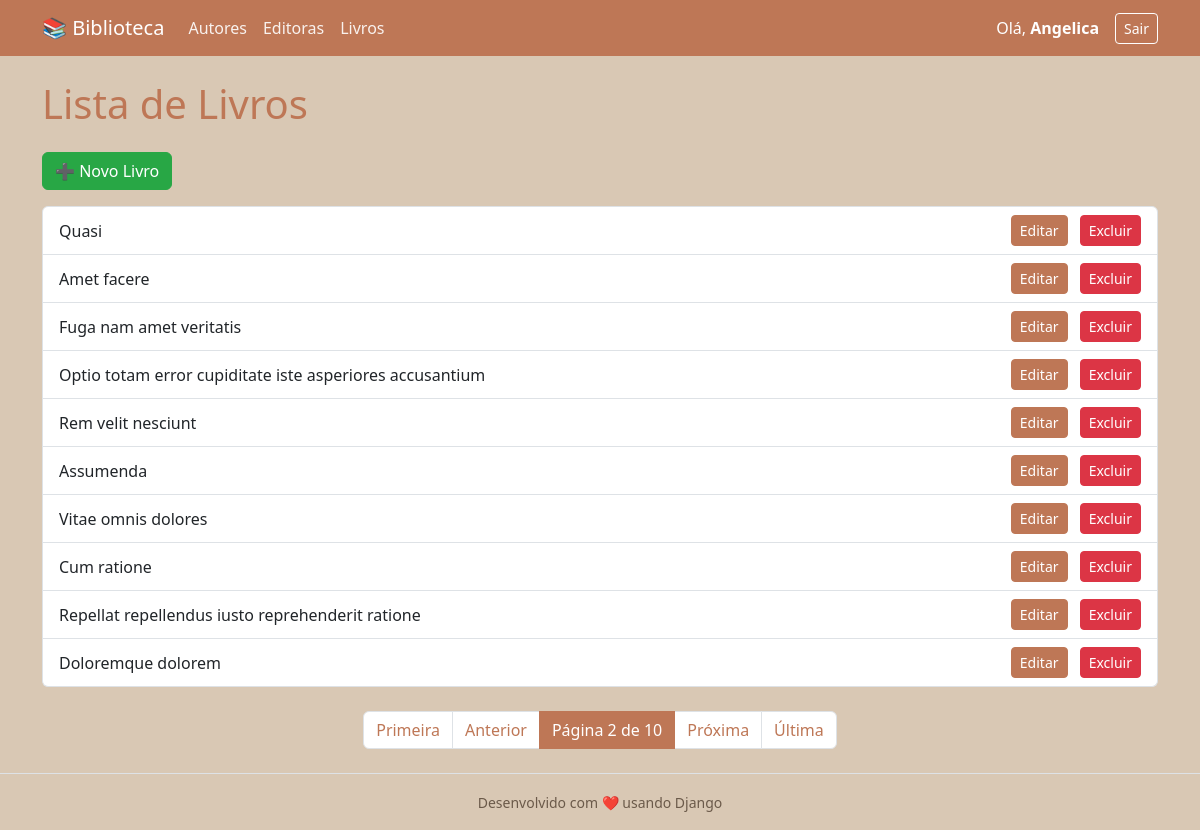
Screenshot of /biblioteca/livro/?page=2 (signed in) with the database file from the repository.
### biblioteca/models.py (models this page shows)
class Livro(models.Model):
    titulo = models.CharField(max_length=200)
    isbn = models.CharField(max_length=13, unique=True)
    publicacao_date = models.DateField()
    preco_decimal = models.DecimalField(max_digits=6, decimal_places=2)
    estoque = models.IntegerField()
    editora = models.ForeignKey(
        Publica,
        on_delete=models.CASCADE,
        related_name='livros'
    )
    autores = models.ManyToManyField(
        Autor,
        related_name='livros'
    )
    class Meta:
        db_table = 'Livro'
        verbose_name = 'Livro'
        verbose_name_plural = 'Livros'
    def __str__(self):
        return self.titulo

### biblioteca/views.py (the view)
# urls.py: path('<str:entidade>/', views.listar_objetos, name='listar'),
@login_required
def listar_objetos(request, entidade):
    modelo, _ = MAPEAMENTO.get(entidade, (None, None))
    if not modelo:
        return render(request, 'biblioteca/erro.html', {'mensagem': f'Entidade "{entidade}" inválida.'})
    objetos = modelo.objects.all()
    paginator = Paginator(objetos, 10)
    page_number = request.GET.get('page')
    page_obj = paginator.get_page(page_number)
    return render(request, 'biblioteca/lista.html', {'objetos': page_obj, 'entidade': entidade, 'page_obj': page_obj})

### biblioteca/templates/biblioteca/lista.html (shortened to what this page needs)
{% extends 'biblioteca/base.html' %}
{% block content %}
<h1 class="mb-4">Lista de {{ entidade|capfirst }}s</h1>
{% if entidade == 'livro' %}
    {% if perms.biblioteca.add_livro %}
        <a href="{% url 'criar' entidade %}" class="btn btn-success mb-3">➕ Novo {{ entidade|capfirst }}</a>
    {% endif %}
{% else %}
    <a href="{% url 'criar' entidade %}" class="btn btn-success mb-3">➕ Novo {{ entidade|capfirst }}</a>
{% endif %}
{% if objetos %}
    <ul class="list-group">
        {% for obj in objetos %}
            <li class="list-group-item d-flex justify-content-between align-items-center">
                <span>{{ obj }}</span>
                <div>
                    {% if entidade == 'livro' %}
                        {% if perms.biblioteca.change_livro %}
                            <a href="{% url 'editar' entidade obj.id %}" class="btn btn-primary btn-sm me-2">Editar</a>
                        {% endif %}
                        {% if perms.biblioteca.delete_livro %}
                            <a href="{% url 'deletar' entidade obj.id %}" class="btn btn-danger btn-sm">Excluir</a>
                        {% endif %}
                    {% else %}
                        <a href="{% url 'editar' entidade obj.id %}" class="btn btn-primary btn-sm me-2">Editar</a>
                        <a href="{% url 'deletar' entidade obj.id %}" class="btn btn-danger btn-sm">Excluir</a>
                    {% endif %}
                </div>
            </li>
        {% endfor %}
    </ul>
    {% if page_obj.has_other_pages %}
        <nav aria-label="Navegação de página" class="mt-4">
            <ul class="pagination justify-content-center">
                {% if page_obj.has_previous %}
                    <li class="page-item">
                        <a class="page-link" href="?page=1">Primeira</a>
                    </li>
                    <li class="page-item">
                        <a class="page-link" href="?page={{ page_obj.previous_page_number }}">Anterior</a>
                    </li>
                {% endif %}
                <li class="page-item active">
                    <span class="page-link">
                        Página {{ page_obj.number }} de {{ page_obj.paginator.num_pages }}
                    </span>
                </li>
                {% if page_obj.has_next %}
                    <li class="page-item">
                        <a class="page-link" href="?page={{ page_obj.next_page_number }}">Próxima</a>
                    </li>
                    <li class="page-item">
                        <a class="page-link" href="?page={{ page_obj.paginator.num_pages }}">Última</a>
                    </li>
                {% endif %}
            </ul>
        </nav>
    {% endif %}
{% else %}
    <p class="text-muted">Nenhum {{ entidade }} cadastrado.</p>
{% endif %}
{% endblock %}

### biblioteca/templates/biblioteca/base.html (shortened to what this page needs)
<!DOCTYPE html>
<html lang="pt-br">
<head>
    <link href="https://cdn.jsdelivr.net/npm/bootstrap@5.3.2/dist/css/bootstrap.min.css" rel="stylesheet">
</head>
<body>
    <nav class="navbar navbar-expand-lg navbar-dark bg-primary mb-4">
        <div class="container">
            <a class="navbar-brand" href="{% url 'dashboard' %}">📚 Biblioteca</a>
            {% if user.is_authenticated %}
                <div class="collapse navbar-collapse" id="navbarNav">
                    <ul class="navbar-nav me-auto">
                        <li class="nav-item">
                            <a class="nav-link text-white" href="{% url 'listar' 'autor' %}">Autores</a>
                        </li>
                        <li class="nav-item">
                            <a class="nav-link text-white" href="{% url 'listar' 'editora' %}">Editoras</a>
                        </li>
                        <li class="nav-item">
                            <a class="nav-link text-white" href="{% url 'listar' 'livro' %}">Livros</a>
                        </li>
                    </ul>
                    <div class="d-flex align-items-center">
                        <span class="text-white me-3">
                            Olá, <strong>{{ user.first_name|default:user.username }}</strong>
                        </span>
                        <a href="{% url 'logout' %}" class="btn btn-outline-light btn-sm">Sair</a>
                    </div>
                </div>
            {% else %}
                <div class="d-flex">
                    <a href="{% url 'login' %}" class="btn btn-outline-light btn-sm me-2">Entrar</a>
                    <a href="{% url 'signup' %}" class="btn btn-light btn-sm">Cadastrar</a>
                </div>
            {% endif %}
        </div>
    </nav>
    <div class="container">
        {% block content %}
        {% endblock %}
    </div>
    <footer class="text-center text-muted py-3 mt-4 border-top">
        <small>Desenvolvido com ❤️ usando Django</small>
    </footer>
</body>
</html>

### biblioteca/templates/biblioteca/base.html (style rules this page uses)
:root { --cor-primaria: #be7756; --cor-secundaria: #D9C8B4; --cor-hover: #a66647; --cor-texto-escuro: #5a4a3a; --cor-texto-medio: #6b5a4a; }
body { background-color: var(--cor-secundaria) !important; color: var(--cor-texto-escuro) !important; }
h1, h2, h3, h4, h5, h6 { color: var(--cor-primaria) !important; }
.navbar { background-color: var(--cor-primaria) !important; }
.navbar-brand { color: #fff !important; }
.nav-link { color: rgba(255, 255, 255, 0.9) !important; }
.btn-primary { background-color: var(--cor-primaria) !important; border-color: var(--cor-primaria) !important; color: #fff !important; }
.btn-outline-light { color: #fff !important; border-color: #fff !important; }
.page-link { color: var(--cor-primaria); }
.page-item.active .page-link { background-color: var(--cor-primaria); border-color: var(--cor-primaria); color: #fff; }
a { color: var(--cor-primaria); text-decoration: none; }
footer { color: var(--cor-texto-medio) !important; border-color: var(--cor-primaria) !important; }
.btn-danger { background-color: #dc3545; border-color: #dc3545; }
.btn-success { background-color: #28a745; border-color: #28a745; }
.text-muted { color: var(--cor-texto-medio) !important; }

### rows the page displays
Livro: titulo "Quasi"
Livro: titulo "Amet facere"
Livro: titulo "Fuga nam amet veritatis"
Livro: titulo "Optio totam error cupiditate iste asperiores accusantium"
Livro: titulo "Rem velit nesciunt"
Livro: titulo "Assumenda"
Livro: titulo "Vitae omnis dolores"
Livro: titulo "Cum ratione"
Livro: titulo "Repellat repellendus iusto reprehenderit ratione"
Livro: titulo "Doloremque dolorem"

### other values shown
{{ user.first_name|default:user.username }} "Angelica"
{{ entidade|capfirst }} "Livro"
{{ page_obj.number }} "2"
{{ page_obj.paginator.num_pages }} "10"
